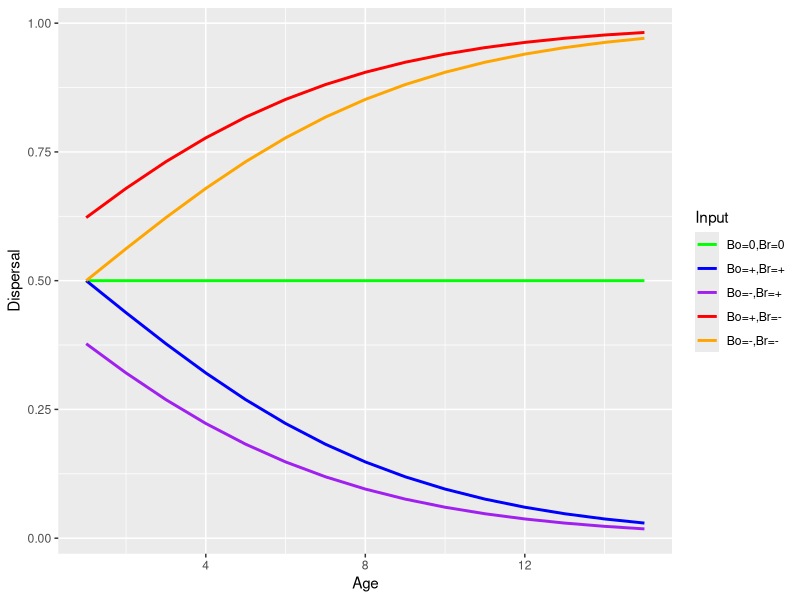
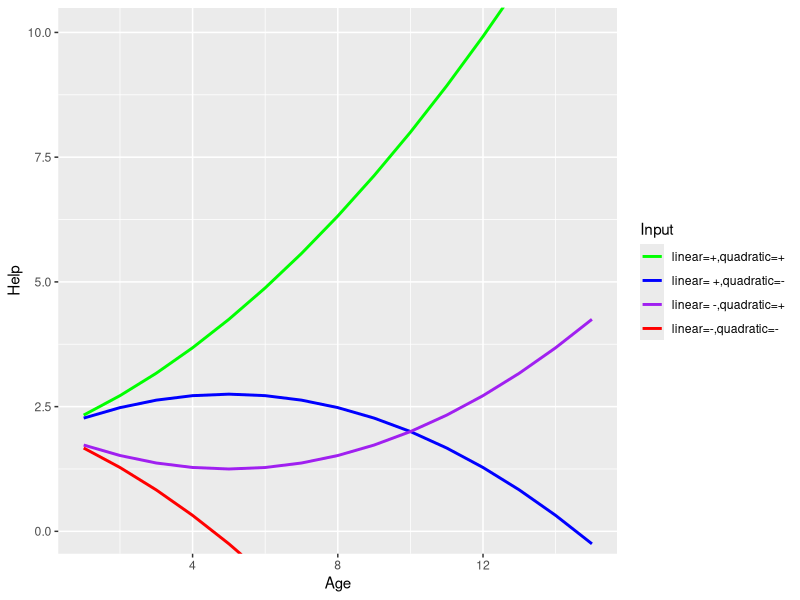
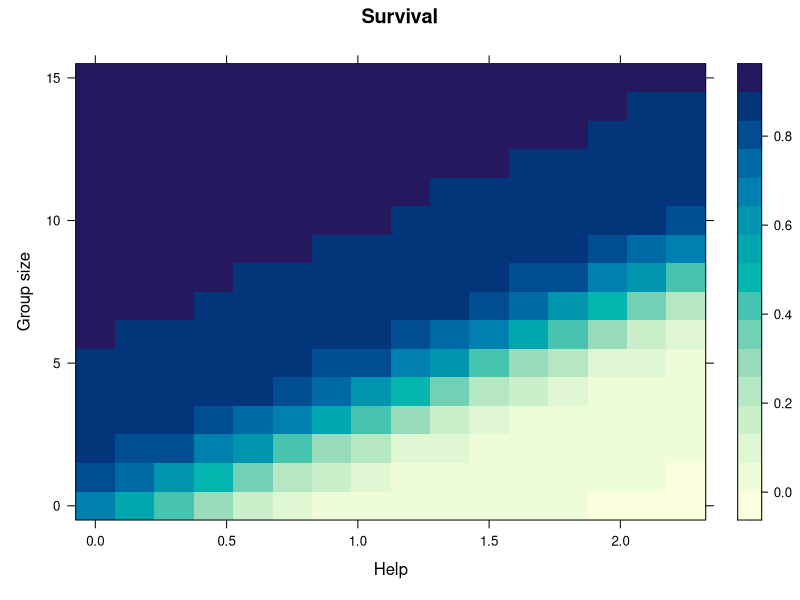
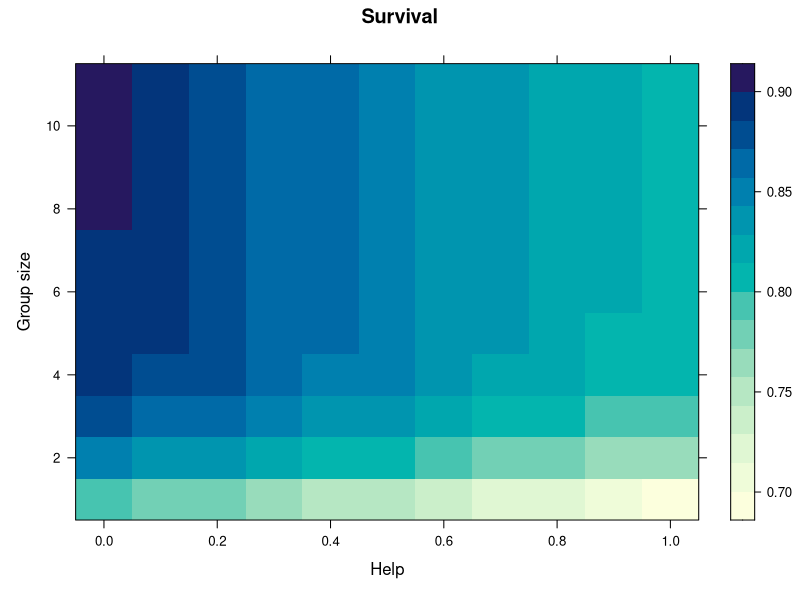
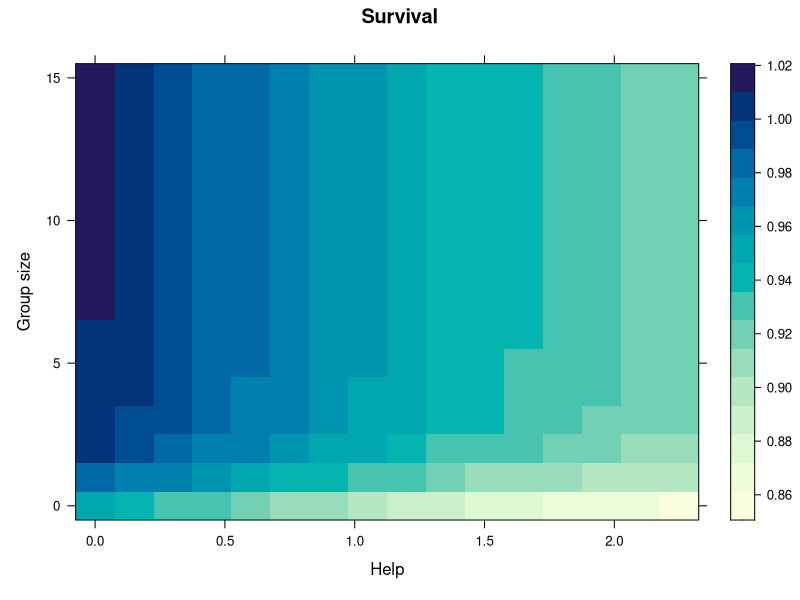
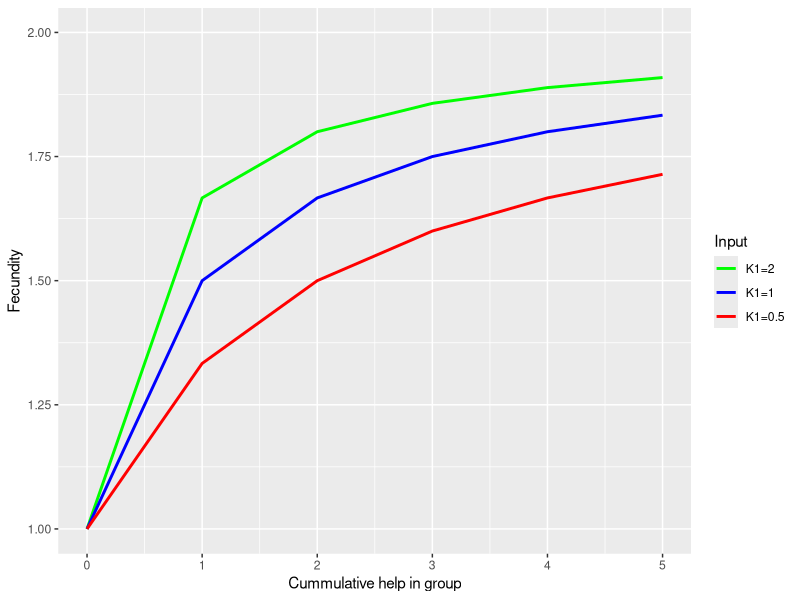
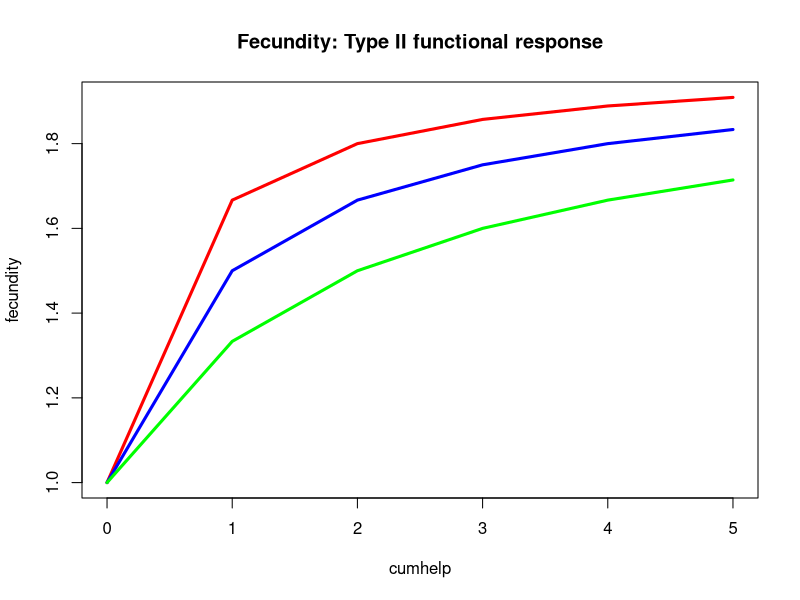

R code for these plots, in order: (Note: this script raises an error after producing the figures.)
rm(list=ls())

#DISPERSAL

library(ggplot2)
library(reshape2)

age<-seq(from=1,by=1, length=15)

dispersal_Formula<-function(beta, betaAge){
  dispersal<-1 / (1 + exp(betaAge*age - beta))
  return(dispersal)}


DF.dispersal<-data.frame(age, dispersal_Formula(0,0), dispersal_Formula(0.25,0.25), dispersal_Formula(-0.25,0.25),dispersal_Formula(0.25,-0.25), dispersal_Formula(-0.25,-0.25))
names(DF.dispersal) <- c("Age","Bo=0,Br=0", "Bo=+,Br=+", "Bo=-,Br=+", "Bo=+,Br=-", "Bo=-,Br=-")
mdf <- melt(DF.dispersal, id="Age")
names(mdf)<-c("Age", "Input", "Dispersal.values")

ggplot(mdf, aes(x=Age, y=Dispersal.values,col=Input)) +
  geom_line(size=1)+
  xlab("Age")+ ylab("Dispersal")+
  scale_color_manual(values = c("green","blue", "purple", "red", "orange"))
  


#HELP

library(ggplot2)
library(reshape2)

age<-seq(from=1,by=1, length=15)

help_Formula<-function(alpha, alphaAge, alphaAge2){
  help<-alpha + alphaAge*age + alphaAge2*age*age
  return(help)}


DF.help<-data.frame(age, help_Formula(2,0.3,0.03), help_Formula(2,0.3,-0.03), help_Formula(2,-0.3,0.03),help_Formula(2,-0.3,-0.03))
names(DF.help) <- c("Age","linear=+,quadratic=+", "linear= +,quadratic=-", "linear= -,quadratic=+", "linear=-,quadratic=-")
mdf <- melt(DF.help, id="Age")
names(mdf)<-c("Age", "Input", "Help.values")

ggplot(mdf, aes(x=Age, y=Help.values,col=Input)) +
  geom_line(size=1)+
  xlab("Age")+ ylab("Help")+
  scale_color_manual(values = c("green","blue", "purple", "red"))+
  coord_cartesian(ylim = c(0.049, 10))



#SURVIVAL

##Interaction between help and group size

library("lattice")

m<-0.1
Xsh<-4
Xsn<-1

survival<-function(parameters,x,y){
  survival_Formula<-(1-parameters[1])/(1 + exp(parameters[2]*x - parameters[3]*(y+1)))
  return(survival_Formula)
}

rangx<-seq(from=0,by=0.15, length=16)
rangy<-c(0:15)
param<-c(m,Xsh,Xsn)
gridxy<-expand.grid(rangx,rangy)
names(gridxy)<-c('x',"y")

gridxy$help<-survival(param,gridxy$x,gridxy$y)

levelplot(help~x*y,data=gridxy, xlab="Help", ylab="Group size", main="Survival")


##Alternative survival
m<-0.7
Xsh<-0.4
Xsn<-0.4

survival<-function(parameters,x,y){
  survival_Formula<- parameters[1] - parameters[2] /(1 + exp(-x)) + parameters[3] / (1 + exp(-y))
  return(survival_Formula)
}

rangx<-seq(from=0,by=0.1, length=11)
rangy<-c(1:11)
param<-c(m,Xsh,Xsn)
gridxy<-expand.grid(rangx,rangy)
names(gridxy)<-c('x',"y")

gridxy$help<-survival(param,gridxy$x,gridxy$y)

levelplot(help~x*y,data=gridxy, xlab="Help", ylab="Group size", main="Survival")


##Alternative survival mixed both
m<-0.9
Xsh<-1
Xsn<-1

survival<-function(parameters,x,y){
  survival_Formula<-parameters[1]- (parameters[1]/(1 + exp(parameters[2]- parameters[3]))-
    parameters[1]/(1 + exp(parameters[2] /(1 + exp(-x)) - parameters[3] / (1 + exp(-(y+1))))))
  
  return(survival_Formula)
}

rangx<-seq(from=0,by=0.15, length=16)
rangy<-c(0:15)
param<-c(m,Xsh,Xsn)
gridxy<-expand.grid(rangx,rangy)
names(gridxy)<-c('x',"y")

gridxy$help<-survival(param,gridxy$x,gridxy$y)

levelplot(help~x*y,data=gridxy, xlab="Help", ylab="Group size", main="Survival")

help<-seq(from=0,by=0.1, length=20)
groupsize<-seq(from=0,by=1, length=15)
Xsh /(1 + exp(-help))
Xsn / (1 + exp(-(groupsize)))
survival(param,gridxy$x,gridxy$y)

survivalTest<-m-((m/(1 + exp(Xsh-Xsn)))- m/(1 + exp(Xsh /(1 + exp(-2)) - Xsn / (1 + exp(-(10+1))))))
survivalTest




#FECUNDITY

library(ggplot2)
library(reshape2)

K0<-1
cumhelp<-c(0:5)

fecundity_Formula <- function(K0,K1) {
  fecundity <- (K0 + cumhelp*K1 / (1 + cumhelp*K1))
  return(fecundity)
}

DF.fecundity<-data.frame(cumhelp, fecundity_Formula(1,2), fecundity_Formula(1,1), fecundity_Formula(1,0.5))
names(DF.fecundity) <- c("Cumulative_help","K1=2","K1=1", "K1=0.5")
mdf <- melt(DF.fecundity, id="Cumulative_help")
names(mdf)<-c("Cumulative_help", "Input", "Fecundity.values")

ggplot(mdf, aes(x=Cumulative_help, y=Fecundity.values,col=Input)) +
  geom_line(size=1)+
  xlab("Cummulative help in group")+ ylab("Fecundity")+
  scale_color_manual(values = c("green","blue", "red", "orange"))+
  coord_cartesian(ylim = c(1, 2))




plot(cumhelp,fecundity_Formula(1,2), type="l", col="red", lwd=3, xlab="cumhelp", ylab="fecundity")
lines(cumhelp, fecundity_Formula(1,1), type="l", col="blue", lwd=3)
lines(cumhelp, fecundity_Formula(1,0.5), type="l", col="green", lwd=3)
title("Fecundity: Type II functional response")
legend(locator(1),c("K1=2","K1=1", "K1=0.5"), lwd=c(2,2,2), col=c("red","blue","green"), y.intersp=1)
